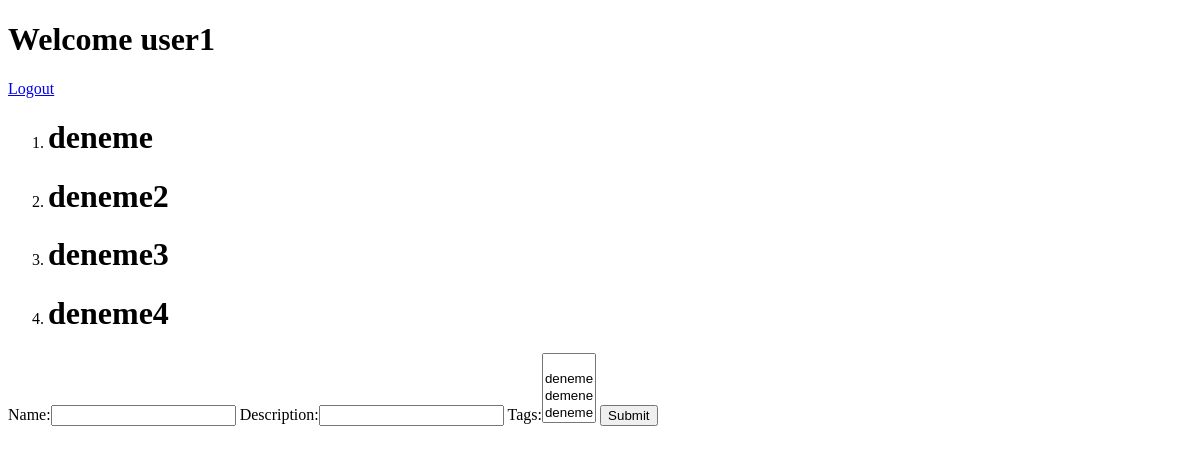
Page /blog/entries (signed in) on the earlier database version.
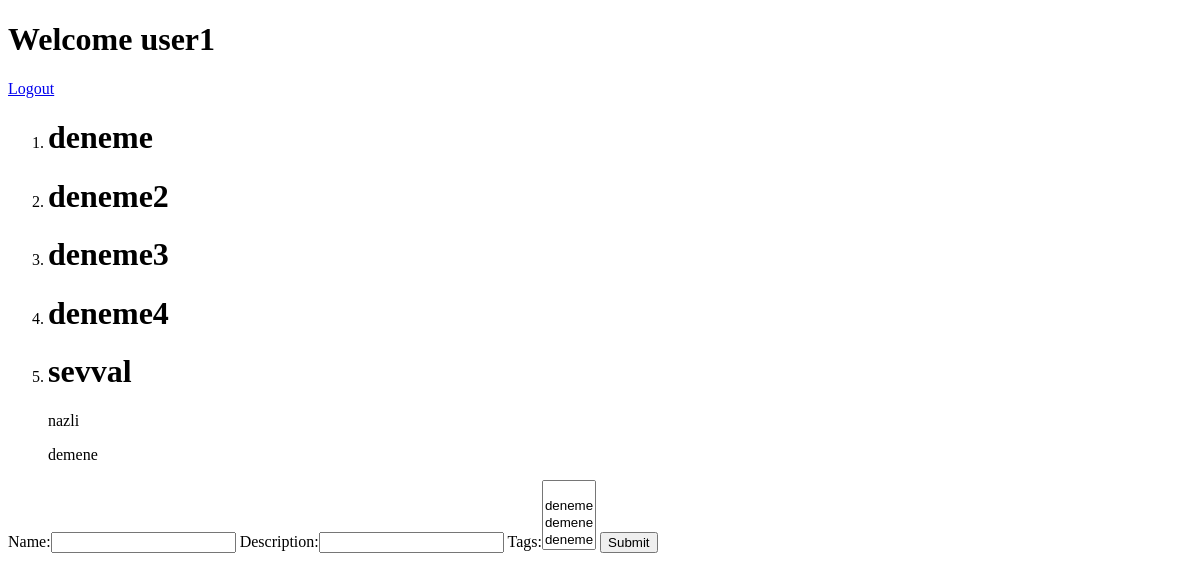
Same page on the later database version.
### blog/models.py (models this page shows)
class Entries(models.Model):
    name = models.CharField(max_length=220)
    description = models.CharField(max_length=520)
    owner = models.ForeignKey(User)
    tags = models.ManyToManyField(Tag)

### tags/models.py (models this page shows)
class Tag(models.Model):
    name = models.CharField(max_length=50)
    def __str__(self):
        return self.name

### blog/views.py (the view)
def show_entries(request):
    if request.method == "POST":
        form = EntriesForm(request.POST)
        if form.is_valid():
            entry = form.save(commit=False)
            entry.owner = request.user
            entry.save()
            form.save_m2m()
    elif request.method == "GET":
        form = EntriesForm()
    return render(request, "my_entries.html", {"entries": Entries.objects.filter(owner=request.user.id),
                                             "tags":Tag.objects.all(),
                                              "form":form })

### blog/forms.py
class EntriesForm(forms.ModelForm):
    class Meta:
        model = Entries
        fields = ["name", "description", "tags"]

### blog/templates/my_entries.html (shortened to what this page needs)
<!DOCTYPE html>
<html lang="en">
<head>
</head>
<body>
{% if request.user.username %}
    <h1>Welcome {{ request.user.username }}</h1>
    <a href="/users/logout">Logout</a>
{% endif %}
<ol>
    {% for entry in entries %}
        <li>
            <h1>{{ entry.name }}</h1>
            <p>{{ entry.description }}</p>
            {% for tag in entry.tags.all %}
                {{ tag.name }}
            {% endfor  %}
        </li>
    {% endfor %}
</ol>
<form method="POST">
    {{ form }}
    <button type="submit">Submit</button>
</form>
</body>
</html>

Differences in the rows shown:
added Entries: name "sevval", description "nazli"
now on this page (row unchanged): Tag: name "demene"
